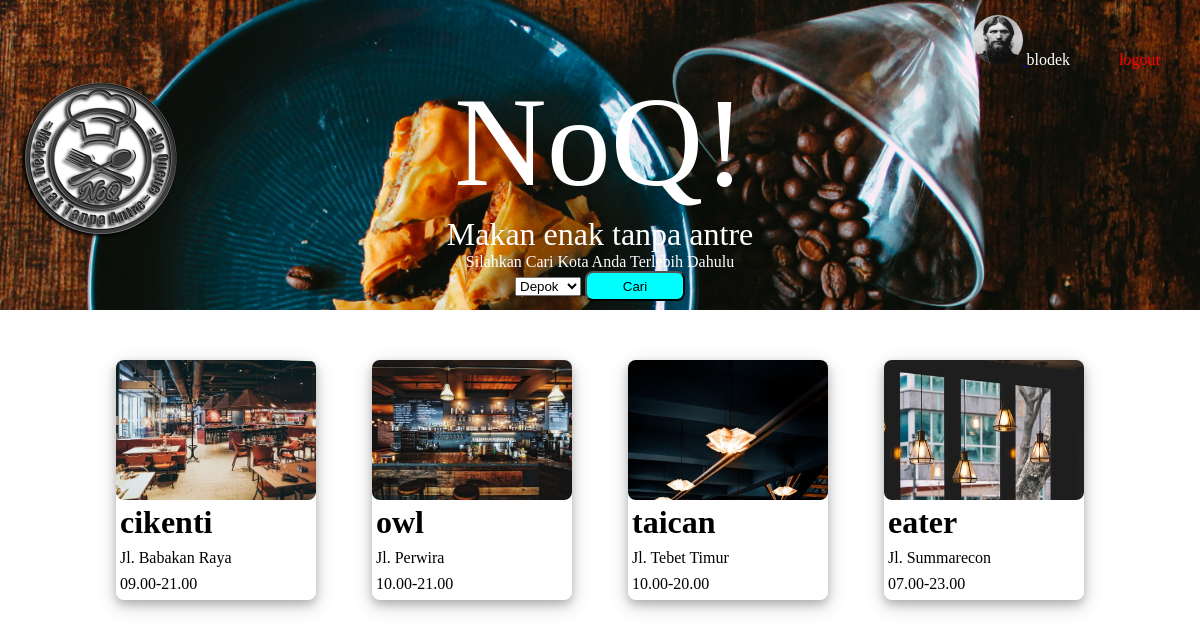
The app's page /homepage.php (signed in) with its own data.
### tables this page shows
CREATE TABLE `users` (
  `id` int(11) NOT NULL,
  `nama` varchar(64) NOT NULL,
  `username` varchar(64) NOT NULL,
  `email` varchar(64) NOT NULL,
  `password` varchar(64) NOT NULL,
  `no_hp` varchar(15) NOT NULL,
  `user_image` varchar(255) NOT NULL
);

CREATE TABLE `restoran` (
  `resto_id` int(11) NOT NULL,
  `resto_name` varchar(24) NOT NULL,
  `resto_address` varchar(64) NOT NULL,
  `resto_number` varchar(20) NOT NULL,
  `resto_image` varchar(255) NOT NULL,
  `resto_open` varchar(24) NOT NULL,
  `resto_rating` int(11) NOT NULL,
  `loc_id` int(11) NOT NULL
);

### homepage.php (the view, shortened to what this page needs)
<!DOCTYPE html>
<html lang="en">
  <head>
    <link rel="stylesheet" href="style.css" />
  </head>
  <body>
    <header class="header" style="background-image: url(./admin/images/cover-resto.jpeg)">
    <?php
              $db = mysqli_connect('localhost','root', 'subhan2122', 'noq');
              $user=$_SESSION['username'];
              $query = mysqli_query($db, "select user_image from users where username='$user'");
              while($users = mysqli_fetch_array($query))
              {?>
                <?php $usr_img = "user_images/".$users['user_image'];
                      $def_img = "user_images/default.png";
                ?>
                <div class="image-avatar">
                    <a href="./profile.php">
                     <img src= <?php
                     if(!empty($users['user_image']))
                     {
                      echo $usr_img;
                     }
                     else
                     {
                      echo $def_img;
                     }
                     ?> alt='image-avatar' />
                    </a>
        <?php }?>
        <div class="auth-container" style="display: inline;">
        <a id="masuk" href="./profile.php"><?php echo $_SESSION['username']; ?></a>
        <?php  if (isset($_SESSION['username'])) : ?>
          <a id="logout" href="index.php?logout='1'" style="color: red;">logout</a>
        <?php endif ?>
    </div>
      </div>
      <a href="homepage.php">
      <img style="position: absolute" src="./admin/images/logo.png" alt="logo" />
        </a>
      <div class="center">
        <span class="judul">NoQ!</span>
        <br />
        <span class="motto">Makan enak tanpa antre</span>
        <br />
        <a style="color: white">Silahkan Cari Kota Anda Terlebih Dahulu</a>
      </div>
      <div class="search-location">
      <?php
                $query = mysqli_query($db, "select * from restoran_loc");
                ?>
                <form method="post" action="">
                    <select name="location" id="location">
                    <?php
                        while($resto = mysqli_fetch_array($query))
                        {
                            ?>
                            <option value = "<?php echo $resto['loc_id'];?>">
                            <?php
                                echo $resto['loc_name']; ?>
                            </option>
                            <?php
                        }
                    ?>
                    </select>
                    <button type="submit" class="btn" name="filter">Cari</button>
                </form>
      </div>
    </header>
       <?php
              $db = mysqli_connect('localhost','root', 'subhan2122', 'noq');
                if(isset($_POST['filter']))
                {?>
                <div class="content">
                  <div class="recommendation-container">
                      <h3>Rekomendasi untuk kamu!</h3>
                  </div>
                  <a href="#" style="text-decoration:none; color:black;">
                    <div class="cards">
                    <?php
                    if(!empty($_POST['location']))
                    {
                        $selected = $_POST['location'];
                        $query = mysqli_query($db, "select * from restoran where loc_id='$selected'");
                            while($resto = mysqli_fetch_array($query))
                            {?>
                            <?php $res_img = "admin/images/".$resto['resto_image'];?>
                            <div class="card">
                                <span
                                class="card-image"
                                style="background-image: url('<?php echo $res_img;?>');"
                                ></span>
                                <div class="card-content">
                                <h3 class="nama-resto"><?php echo $resto['resto_name'];?></h3>
                                <span class="alamat"><?php echo $resto['resto_address'];?></span>
                                <span class="alamat"><?php echo $resto['resto_open'];?></span>
                                </div>
                            </div>
                        <?php }?>
              <?php }?>
          <?php }
            else{?>
              <?php $query = mysqli_query($db, "select * from restoran");?>
                <div class="content">
                <a href="#" style="text-decoration:none; color:black;">
                  <div class="cards">
                  <?php
                          while($resto = mysqli_fetch_array($query))
                          {?>
                          <?php $res_img = "admin/images/".$resto['resto_image'];?>
                          <div class="card">
                              <span
                              class="card-image"
                              style="background-image: url('<?php echo $res_img;?>');"
                              ></span>
                              <div class="card-content">
                                <h3 class="nama-resto"><?php echo $resto['resto_name'];?></h3>
                                <span class="alamat"><?php echo $resto['resto_address'];?></span>
                                <span class="alamat"><?php echo $resto['resto_open'];?></span>
                              </div>
                          </div>
                  <?php }?>
                  </div>
                </div></a>
              <?php }?>
  </body>
</html>

### style.css (style rules this page uses)
body { margin: 0; height: 100%; }
p, h1, h2, h3, h4, h5, h6 { margin: 0px; }
.header { background-image: url("./images/cover-resto.jpeg"); background-size: cover; height: 300px; padding-top: 10px; }
.auth-container { text-align: right; }
.auth-container > a { color: white; }
.image-avatar { text-align: right; padding-top: 5px; padding-right: 15px; }
.image-avatar img { height: 50px; width: 50px; border-radius: 50%; }
#masuk { padding-right: 45px; text-decoration: none; }
#logout { padding-right: 25px; text-decoration: none; }
.center { text-align: center; }
.center > span { color: white; }
.judul { font-size: 8rem; }
.motto { font-size: 2rem; }
.search-location { display: flex; flex-direction: row; justify-content: center; }
.content { padding-top: 20px; padding-left: 60px; padding-right: 60px; }
h3 { margin: 0px; font-size: 2rem; }
button { height: 30px; width: 100px; background-color: aqua; border-radius: 8px; }
.cards { display: flex; flex-direction: row; justify-content: space-evenly; margin-top: 30px; }
.card { display: flex; flex-direction: column; width: 200px; height: 240px; background-color: blue; border-radius: 8px; background-color: #ffff; box-shadow: 0 4px 8px 0 rgba(0, 0, 0, 0.2), 0 6px 20px 0 rgba(0, 0, 0, 0.19); }
.card-image { border-radius: 8px; background-size: cover; width: 200px; height: 140px; }
.card-content { height: 100px; display: flex; flex-direction: column; }
.nama-resto, .alamat, .rate { margin: 4px; }

### records on screen
users: user_image (picture)
restoran: resto_image (picture), resto_name "cikenti", resto_address "Jl. Babakan Raya", resto_open "09.00-21.00"
restoran: resto_image (picture), resto_name "owl", resto_address "Jl. Perwira", resto_open "10.00-21.00"
restoran: resto_image (picture), resto_name "taican", resto_address "Jl. Tebet Timur", resto_open "10.00-20.00"
restoran: resto_image (picture), resto_name "eater", resto_address "Jl. Summarecon", resto_open "07.00-23.00"

### other values on screen
$_SESSION['username'] "blodek"
form field location "Depok"
